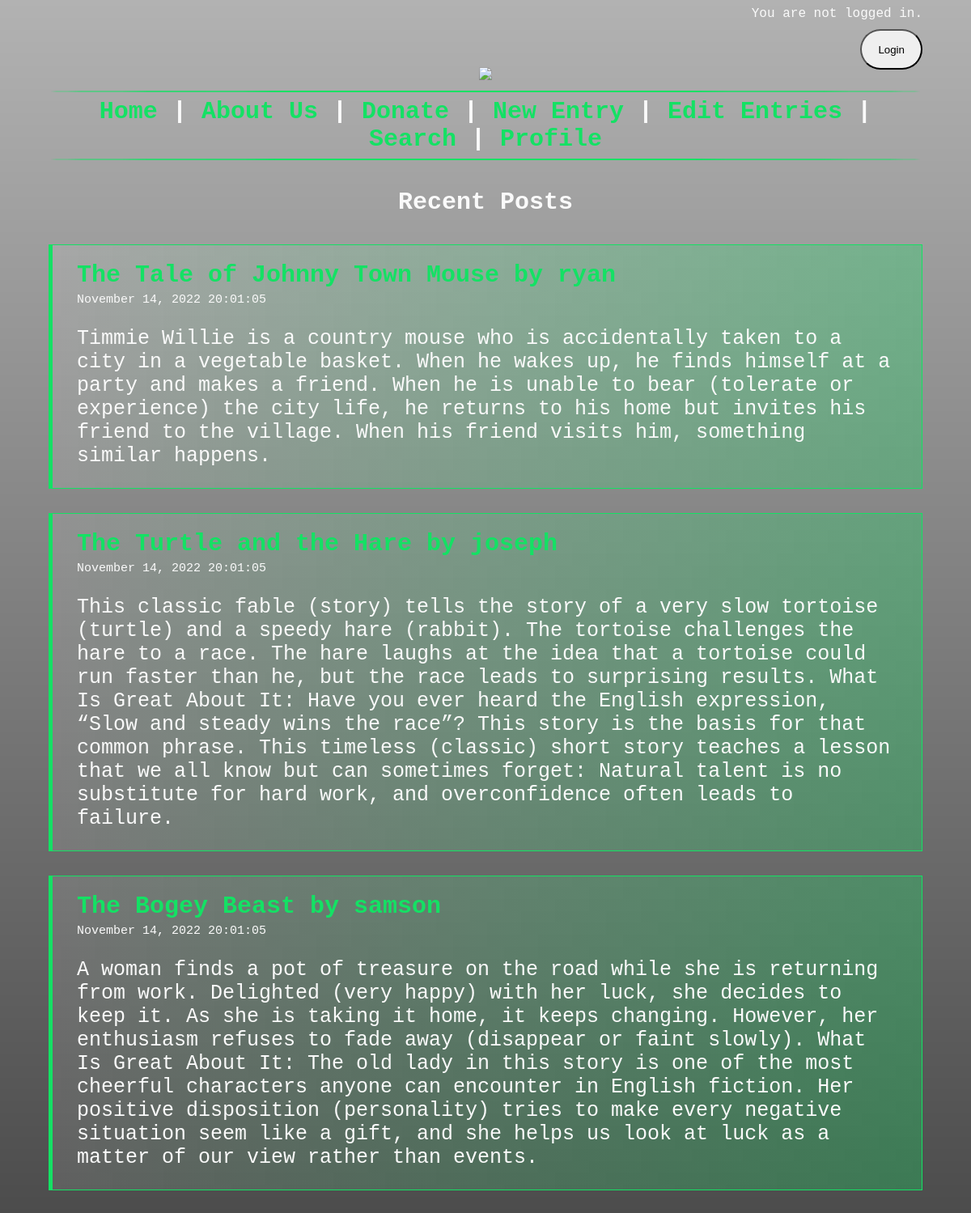
Before: / with the older database file.
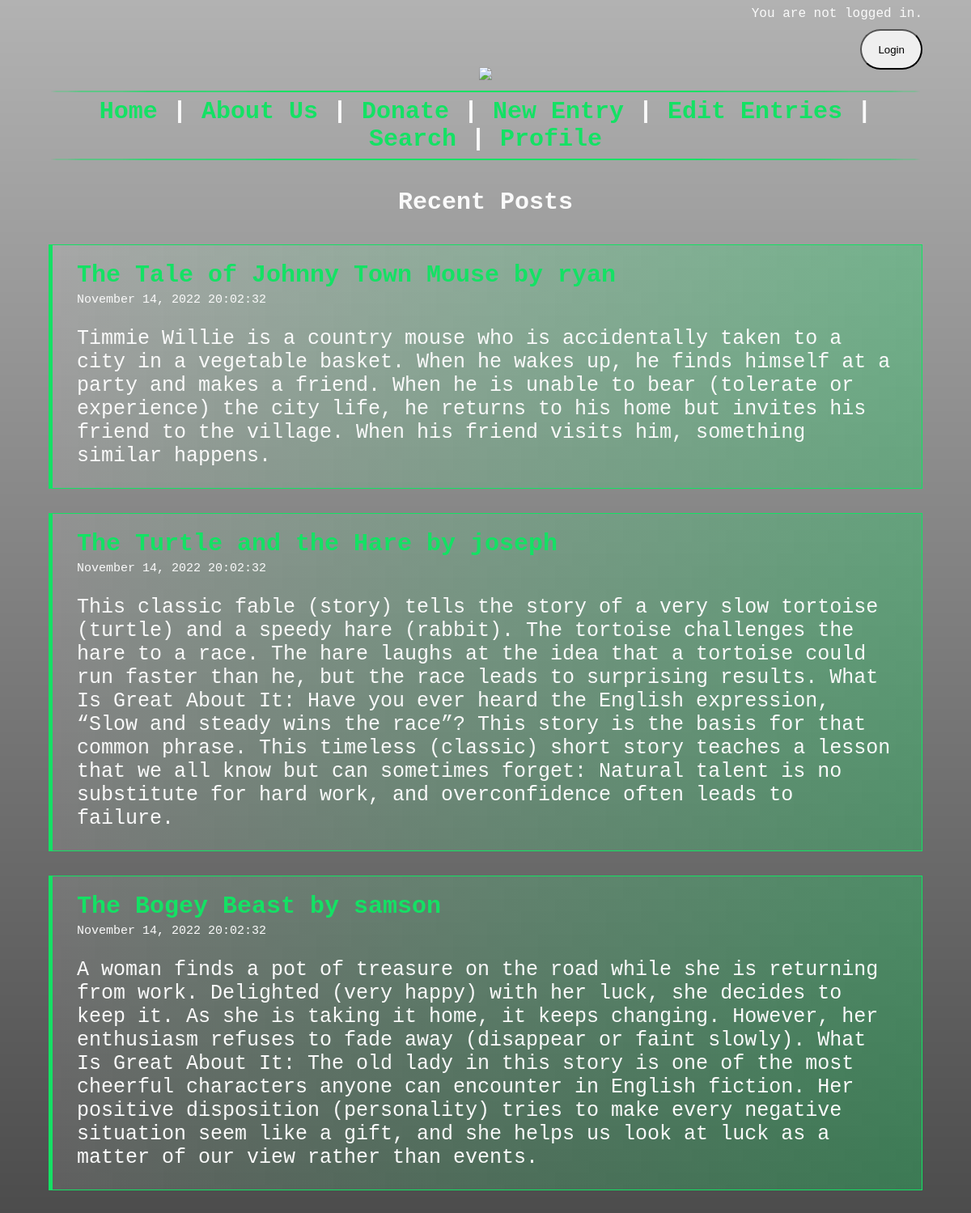
After: the same page with the newer database file.
### tables this page shows
CREATE TABLE stories(username TEXT, title TEXT, content TEXT, ID INTEGER, time TEXT);

### __init__.py (the view)
@app.route('/')
def index():
    db = sqlite3.connect(DB_FILE) #open if file exists, otherwise create
    c = db.cursor()
    print_stories(c)
    storieslist = get_all_stories(c)
    storieslist = storieslist[::-1]
    if(len(storieslist) == 0):
        storieslist = [('No user', 'No title', 'No story', None, 'No date')]
    login_status = False
    if 'username' in session:
        login_status = True
        db.close()
        return render_template("index.html", loginstatus=login_status, username = session['username'], flask_list_stories=storieslist)
    db.close()
    return render_template("index.html", loginstatus=login_status, flask_list_stories=storieslist) #'You are not logged in'

### db.py (called while the page is built)
def print_stories(db_cursor):
    print("Username, Title, Content, ID")
    db_cursor.execute("SELECT * FROM stories")
    rows = db_cursor.fetchall()
    for row in rows:
        print(row)

def get_all_stories(db_cursor):
    db_cursor.execute("SELECT * FROM stories")
    rows = db_cursor.fetchall()
    return rows

### templates/index.html (shortened to what this page needs)
<!DOCTYPE html>
<html>
	<head>
		<link rel="stylesheet" href="../static/css/style.css">
	</head>
	<body>
		<div style="text-align:right;">
			{% if loginstatus %}
				Welcome, {{username}}
			{% else %}
				You are not logged in.
			{% endif %}
		</div>
		<div id="login_logout_button">
			{% if loginstatus %}
	        <a href="/logout">
	            <button>Logout</button>
	        </a>
	        {% else %}
	        <a href="/login">
	            <button>Login</button>
	        </a>
	        {% endif %}
	    </div>
		<center><a href="/"><img id="logo" src="https://static1.textcraft.net/data1/2/2/22c3230bf0afe9d61ac223dbce287185c1f01b36da39a3ee5e6b4b0d3255bfef95601890afd80709da39a3ee5e6b4b0d3255bfef95601890afd8070905ccb9558d135c6627fbe265fa4dab9d.png"></a></center>
		<hr><h2>
            <a href="/">Home</a> |
            <a href="/aboutus">About Us</a> |
            <a href="/donate">Donate</a> |
            <a href="/newstory">New Entry</a> |
            <a href="/editstory">Edit Entries</a> |
            <a href="/search">Search</a> |
            <a href="/profile">Profile</a>
        </h2><hr>
		<h3>Recent Posts</h3>
		{% for story in flask_list_stories %}
		<div class="story-container">
			<h4><a href=/stories?id={{story[3]}}>{{story[1]}} by {{story[0]}}</a></h4>
			<p id="date">{{story[4]}}</p>
			<p>{{story[2]}}</p>
		</div>
		{% endfor %}
	</body>
</html>

### static/css/style.css (style rules this page uses)
body { font-family: Courier New, sans-serif; margin-left:5%; margin-right:5%; background-size:100px, 100%; background-image:url(https://i.pinimg.com/originals/2a/b1/c3/2ab1c37cfdff720c6de2ddb07328f145.jpg),linear-gradient(to top, rgba(0,0,0,0.7), rgba(0,0,0,0.3)); background-attachment:scroll,fixed; background-blend-mode:darken; color:rgb(250,250,250); }
h1, #logo { text-align: center; font-size: 70px; margin-top:-30px; }
h2 { margin-top:-6px; margin-bottom:-6px; font-size: 30px; text-align: center; padding: 5px; }
h3 { font-size: 30px; text-align: center; padding: 5px; }
h4 { margin-top:20px; font-size: 30px; margin-bottom:-10px; }
p { font-size: 25px; font-weight: 540; }
a { text-decoration: none; color: rgb(20,225,100); }
hr { border:1px solid rgb(20,225,100); border-radius:50%; }
#login_logout_button { text-align:right; padding-top:10px; }
#login_logout_button button, .loginbutton { height:50px; padding-left:20px; padding-right:20px; border-radius:25px; }
#date { font-size:15px; }
.story-container { border:1px solid rgb(20,225,100); border-left:5px solid rgb(20,225,100); padding-left:30px; padding-right:30px; background-image: linear-gradient(to left, rgba(20,225,100,0.3) , rgba(255,255,255,0.1)); margin-bottom:30px; }

Changed rows visible on the page:
changed stories (number 1 of 3 on the later page): time "November 14, 2022 20:01:05" → "November 14, 2022 20:02:32"
changed stories (number 2 of 3 on the later page): time "November 14, 2022 20:01:05" → "November 14, 2022 20:02:32"
changed stories "The Bogey Beast": time "November 14, 2022 20:01:05" → "November 14, 2022 20:02:32"
